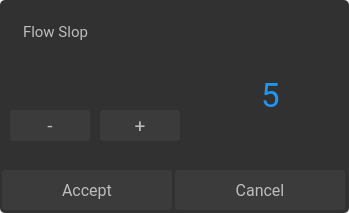
<?xml version="1.0" encoding="UTF-8"?>
<ui version="4.0">
 <class>FlowSlopScreen</class>
 <widget class="QDialog" name="FlowSlopScreen">
  <property name="geometry">
   <rect>
    <x>0</x>
    <y>0</y>
    <width>349</width>
    <height>213</height>
   </rect>
  </property>
  <property name="windowTitle">
   <string>Dialog</string>
  </property>
  <widget class="QPushButton" name="flowSlopCancel">
   <property name="geometry">
    <rect>
     <x>175</x>
     <y>170</y>
     <width>170</width>
     <height>40</height>
    </rect>
   </property>
   <property name="font">
    <font>
     <family>Roboto</family>
     <pointsize>12</pointsize>
    </font>
   </property>
   <property name="focusPolicy">
    <enum>Qt::NoFocus</enum>
   </property>
   <property name="styleSheet">
    <string notr="true">QPushButton {
background-color:#3B3B3B;
color:#BDBDBD;
border:none;
border-radius:3px;
}
QPushButton:pressed {
background-color:#606060;
color:#BDBDBD;
border:none;
border-radius:3px;
}
</string>
   </property>
   <property name="text">
    <string>Cancel</string>
   </property>
  </widget>
  <widget class="QLabel" name="flowSlopValue">
   <property name="geometry">
    <rect>
     <x>210</x>
     <y>60</y>
     <width>121</width>
     <height>71</height>
    </rect>
   </property>
   <property name="font">
    <font>
     <family>Roboto</family>
     <pointsize>25</pointsize>
    </font>
   </property>
   <property name="styleSheet">
    <string notr="true">color:#2196F3</string>
   </property>
   <property name="text">
    <string>5</string>
   </property>
   <property name="alignment">
    <set>Qt::AlignCenter</set>
   </property>
  </widget>
  <widget class="QFrame" name="frame">
   <property name="geometry">
    <rect>
     <x>0</x>
     <y>0</y>
     <width>349</width>
     <height>213</height>
    </rect>
   </property>
   <property name="styleSheet">
    <string notr="true">background-color: rgb(49, 49, 49);
border: 1px;
border-radius: 5px;</string>
   </property>
   <property name="frameShape">
    <enum>QFrame::StyledPanel</enum>
   </property>
   <property name="frameShadow">
    <enum>QFrame::Raised</enum>
   </property>
   <widget class="QPushButton" name="flowSlopDecrease">
    <property name="geometry">
     <rect>
      <x>10</x>
      <y>110</y>
      <width>80</width>
      <height>31</height>
     </rect>
    </property>
    <property name="font">
     <font>
      <family>Roboto</family>
      <pointsize>14</pointsize>
     </font>
    </property>
    <property name="focusPolicy">
     <enum>Qt::NoFocus</enum>
    </property>
    <property name="styleSheet">
     <string notr="true">QPushButton {
background-color:#3B3B3B;
color:#BDBDBD;
border:none;
border-radius:3px;
}
QPushButton:pressed {
background-color:#606060;
color:#BDBDBD;
border:none;
border-radius:3px;
}
</string>
    </property>
    <property name="text">
     <string>-</string>
    </property>
   </widget>
   <widget class="QPushButton" name="flowSlopIncrease">
    <property name="geometry">
     <rect>
      <x>100</x>
      <y>110</y>
      <width>80</width>
      <height>31</height>
     </rect>
    </property>
    <property name="font">
     <font>
      <family>Roboto</family>
      <pointsize>14</pointsize>
     </font>
    </property>
    <property name="focusPolicy">
     <enum>Qt::NoFocus</enum>
    </property>
    <property name="styleSheet">
     <string notr="true">QPushButton {
background-color:#3B3B3B;
color:#BDBDBD;
border:none;
border-radius:3px;
}
QPushButton:pressed {
background-color:#606060;
color:#BDBDBD;
border:none;
border-radius:3px;
}
</string>
    </property>
    <property name="text">
     <string>+</string>
    </property>
   </widget>
  </widget>
  <widget class="QLabel" name="flowSlopTitle">
   <property name="geometry">
    <rect>
     <x>23</x>
     <y>16</y>
     <width>161</width>
     <height>31</height>
    </rect>
   </property>
   <property name="font">
    <font>
     <family>Roboto</family>
     <pointsize>11</pointsize>
    </font>
   </property>
   <property name="styleSheet">
    <string notr="true">color:#BDBDBD</string>
   </property>
   <property name="text">
    <string>Flow Slop</string>
   </property>
  </widget>
  <widget class="QPushButton" name="flowSlopAccept">
   <property name="geometry">
    <rect>
     <x>2</x>
     <y>170</y>
     <width>170</width>
     <height>40</height>
    </rect>
   </property>
   <property name="font">
    <font>
     <family>Roboto</family>
     <pointsize>12</pointsize>
    </font>
   </property>
   <property name="focusPolicy">
    <enum>Qt::NoFocus</enum>
   </property>
   <property name="styleSheet">
    <string notr="true">QPushButton {
background-color:#3B3B3B;
color:#BDBDBD;
border:none;
border-radius:3px;
}
QPushButton:pressed {
background-color:#606060;
color:#BDBDBD;
border:none;
border-radius:3px;
}
</string>
   </property>
   <property name="text">
    <string>Accept</string>
   </property>
  </widget>
  <zorder>frame</zorder>
  <zorder>flowSlopTitle</zorder>
  <zorder>flowSlopAccept</zorder>
  <zorder>flowSlopCancel</zorder>
  <zorder>flowSlopValue</zorder>
 </widget>
 <resources/>
 <connections/>
</ui>
